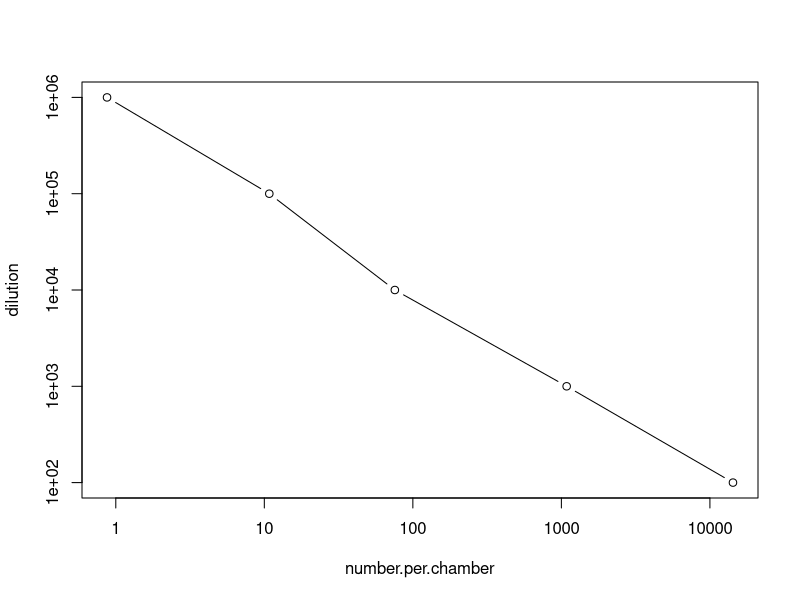

Recreate this plot in R.
## ---- chunk 1
options(width=100)
options(digits=3)
knitr::opts_chunk$set(cache=TRUE)
knitr::opts_knit$set(verbose = TRUE)
## ---- chunk 2
s <- data.frame(
 row.names = c( "A", "C", "G", "U")
 ,      s1 = c( 191, 177, 215, 201)
 ,      s2 = c( 181, 226, 199, 178)
 ,      s3 = c( 194, 232, 347, 261)
 ,      s4 = c( 298, 236, 277, 219)
 ,      s5 = c( 272, 288, 274, 233)
 ,      s6 = c( 306, 347, 355, 276)
 ,      s7 = c( 361, 412, 405, 304)
 ,      s8 = c( 501, 545, 559, 429)
)
## ---- chunk 3
base.molecular.weight <- c(A=347.2, C=323.2, G=363.2, U=324.2)
base.molecular.weight <- base.molecular.weight - 18
## ---- chunk 4
molecular.weight <- colSums ( s * base.molecular.weight )
## ---- chunk 5
dilution <- c(s6=10000, s3=1000, s7=100, s4=10, s1=1) * 100
## ---- chunk 6
stock <- 0.1
mass.concentration <- stock / dilution
## ---- chunk 7
molar.concentration <- mass.concentration / molecular.weight[c('s6', 's3', 's7', 's4', 's1')]
## ---- chunk 8
N <- 6.02e23
number.concentration <- molar.concentration * N
## ---- chunk 9
chamber.volume <- 9e-9
spike.mix.dilution.factor <- 22.5 / 1.5 * 100
number.per.chamber <- number.concentration * chamber.volume / spike.mix.dilution.factor
## ---- chunk 10
plot(number.per.chamber, dilution, log='xy', type='b')
